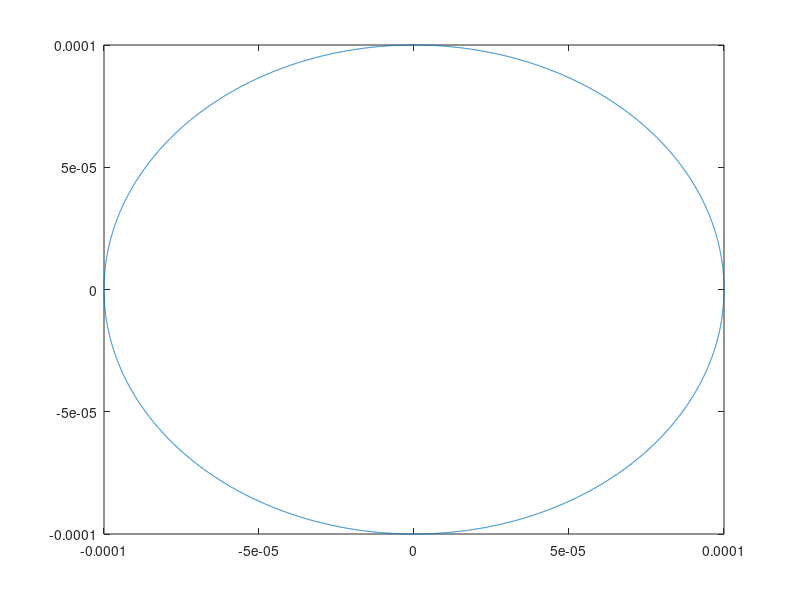

This figure's MATLAB source: (Note: this script raises an error after producing the figure.)
% numerical evidence of the image of small semi circle used to avoid poles
% on the imag axis under G(s) is also a circle (and why at the end)

% 2018-04-05
% Y\"un Han
% ECE 486 Midterm 2

%% preamble
clear     % clear values of (all) variables in workspace
clc       % clear messages in the command window
clf       % clear existing figures 
close all % close all existing windows; w/o 'all', only close the latest

%% image of an r-circle under proper rational functions G(s) (transfer
%% function)
% Question: Is the image also a circle? 
r = 1e-4;                       % r < 1 (try r > 1 also, wont give images as circles)
theta = 0:0.001:2*pi;           % complex s = re^(i*theta) in polar form
circPointsX = r*cos(theta);     % real part of the pt on the r-circle
circPointsY = r*sin(theta);     % imag part
figure(100)
plot(circPointsX,circPointsY)

GsPoints = RationalG(circPointsX,circPointsY); % generate the image G(X+iY)
GsPointsX = real(GsPoints);
GsPointsY = imag(GsPoints);
figure(101)
scatter(GsPointsX,GsPointsY)
axis('equal')

function Gs = RationalG(x, y)
    % G(s) = b(s)/a(s)
    % G(s) = (b3*s^3 + b2*s^2 + b1*s + b0)/(a4*s^4 + a3*s^3 + a2*s^2 + a1*s + a0)
    b3 = 1;
    b2 = 2;
    b1 = 3;
    b0 = 1;
    a4 = 1;
    a3 = 0;
    a2 = 5+1i;
    a1 = 0;
    a0 = 1;

    s = x+y*1i;
    Gs = (b3*s.^3 + b2*s.^2 + b1*s + b0)./(a4*s.^4 + a3*s.^3 + a2*s.^2 + a1*s + a0);
end

% comment: when this r-circle is small enough, i.e., r << 1, higher order
% terms are dominated by linear terms resp. in b(s) and a(s). so the
% transfer function G(s) can be thought of as G(s) = (b1*s + b0)/(a1*s +
% a0). the image of r-circle under the this approx G(s) is equivalent to
% r-circle under the normal mobius transform M(z) = az + b / cz + d, which
% is known to map (generalised) circle to (generalised) circle. This is the
% reason why the tiny semi circular path (workaround used in Nyquist
% criterion) is mapped to a large circle at infinity.
